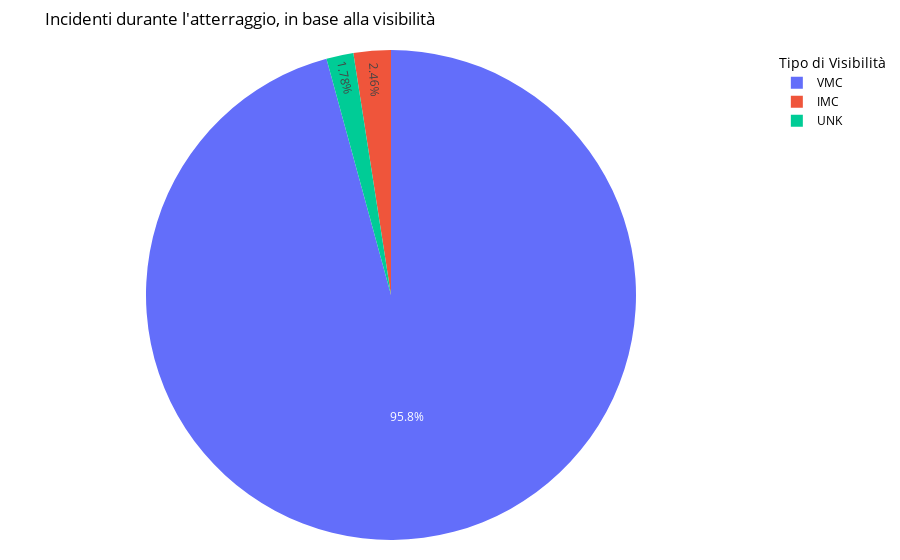

The notebook cell saved with this chart:
### Markdown cell above
<h3>6. Percentuale di incidenti durante l'atterraggio, in base alla visibilità</h3>
<p>In questo grafico si analizza la visibilità presente negli incidenti verificatisi in fase di <strong>landing</strong>.</p>
<h4>Osservazioni:</h4>
<p>Nel settore avionico la visibilità in fase di volo puó essere di due tipi:</p>
<ul>
    <li><strong>VMC:</strong> visual meteorological conditions, cioè quando il volo si svolge con ottima o buona visibilitá, avvalendosi della vista del pilota/i;
    <li><strong>IMC:</strong> instrumenta meteorological conditions, cioè quando il volo si svolge affidandosi soltanto alla guida degli strumenti di navigazioni, a causa di condizioni meteo avverse.
</ul>
<p>In <strong>UNK</strong> sono stati riportati i dati della quale non era disponibile una voce di visibilità.</p>

<p>Si nota come la maggior parte degli incidenti si verifica in condizione VMC, quindi con visibilità buona data da condizioni meteo ottimali. Per poter comprendere questo dato, è utile sapere che negli Stati Uniti soltanto 4 Stati hanno in media meno del 50% di <a href="https://www.currentresults.com/Weather/US/average-annual-state-sunshine.php">giornate soleggiate</a>.</p>
<h4>Grafico:</h4>

### Code cell
conditions = aviation_slim[(aviation_slim['Phase'] == 'LANDING')].copy()
conditions = conditions.groupby(['Phase','Weather.Condition']).Phase.count().reset_index(name="count")


fig = go.Figure(data=[go.Pie(labels=conditions['Weather.Condition'], values=conditions['count'])])
fig.update_layout(margin=dict(t=50, b=20, l=20, r=20))
fig.update_layout(
    title="Incidenti durante l'atterraggio, in base alla visibilità",
    legend_title="Tipo di Visibilità",
    font=dict(
        size=12,
        color="Black"
    )

)
fig.show()

### Figure 1 — Plotly figure (JSON) as saved in the notebook; plotly's stock layout.template omitted (floating-point values rounded to 4 significant figures)
{"data": [{"labels": ["IMC", "UNK", "VMC"], "type": "pie", "values": [513, 372, 19972]}], "layout": {"font": {"color": "Black", "size": 12}, "legend": {"title": {"text": "Tipo di Visibilità"}}, "margin": {"b": 20, "l": 20, "r": 20, "t": 50}, "title": {"text": "Incidenti durante l'atterraggio, in base alla visibilità"}}}
